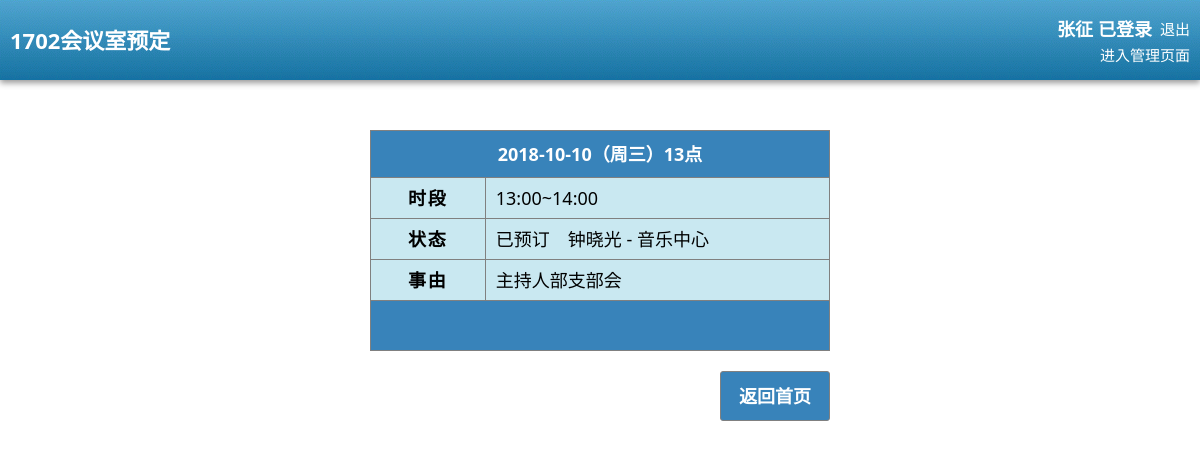
/review.php?wid=1053&daypart=w13 (signed in), run on the app's committed database.
### tables this page shows
CREATE TABLE IF NOT EXISTS `bk_weekform1` (
  `wid` int(11) NOT NULL,
  `wdate` date NOT NULL,
  `wday` varchar(15) NOT NULL,
  `w9` varchar(20) NOT NULL,
  `w10` varchar(20) NOT NULL,
  `w11` varchar(20) NOT NULL,
  `w12` varchar(20) NOT NULL,
  `w13` varchar(20) NOT NULL,
  `w14` varchar(20) NOT NULL,
  `w15` varchar(20) NOT NULL,
  `w16` varchar(20) NOT NULL
);

CREATE TABLE IF NOT EXISTS `bk_detail1` (
  `d_id` int(15) NOT NULL,
  `d_wid` int(15) NOT NULL,
  `d_sid` int(15) NOT NULL,
  `d_date` date NOT NULL,
  `d_day` varchar(10) NOT NULL,
  `d_dp` varchar(10) NOT NULL,
  `d_dpart` int(5) NOT NULL,
  `d_booker` varchar(15) NOT NULL,
  `d_dep` varchar(10) NOT NULL,
  `d_atime` datetime NOT NULL DEFAULT CURRENT_TIMESTAMP,
  `d_detail` text NOT NULL,
  `d_fvalue` int(5) NOT NULL,
  `d_ftext` varchar(10) NOT NULL,
  `d_lvalue` int(5) NOT NULL,
  `d_ltext` varchar(10) NOT NULL,
  `d_cont` varchar(15) NOT NULL
);

### review.php (the view, shortened to what this page needs)
<!doctype html>
<html lang="en">
	<head>
		<link rel="stylesheet" href="styles/ui.css" media="all" />
	</head>
	<body>
		<?php
			echo "<header>";
			echo "<h1>1702会议室预定</h1>";
			echo "<div id='loginfo'>";
			include("conn.php");
			echo "</div>";
			echo "</header>";
			$dparray1=array("w9", "w10", "w11", "w12", "w13", "w14", "w15", "w16");
			$dparray2=array("w9"=>9, "w10"=>10, "w11"=>11, "w12"=>12, "w13"=>13, "w14"=>14, "w15"=>15, "w16"=>16);
			if(!empty($_GET['wid']) && !empty($_GET['daypart']) && in_array($_GET['daypart'], $dparray1)) {
				$wid=$_GET['wid'];
				$dp=$_GET['daypart'];
				$sql="select wdate, wday, ".$_GET['daypart']." as daypart from bk_weekform1 where wid=".$_GET['wid'];
				$rs=mysql_query($sql);
				$row=mysql_fetch_array($rs);
				$day=date("w");
				$offset=!empty($day)?$day-1:6;
				$date_origin=date("Y-m-d", strtotime("-$offset day"));
				$bookdate=$row['wdate'];
				$d1=strtotime($date_origin);
				$d2=strtotime($bookdate);
				$days=intval(($d2-$d1)/3600/24/7)*7;
				$sql_dt="select * from bk_detail1 where d_wid=".$wid." and d_dp='".$dp."' order by d_fvalue";
				$rs_dt=mysql_query($sql_dt);
				$rowcount_dt=mysql_num_rows($rs_dt);
				$rows_dt=array();
				while($row_dt=mysql_fetch_assoc($rs_dt)) $rows_dt[]=$row_dt;
				$wdparr=empty($row['daypart'])? array(0, 0, 0, 0): explode(",", $row['daypart']);
				if($rowcount_dt==1) {
					for($icolor=0; $icolor<4; $icolor++) {
						if($wdparr[$icolor]==0) {
							$color="yellow";
							break;
						} else {
							$color=$rows_dt[0]['d_sid']!=$_COOKIE['sid'] ?"red":"green";
						}
					}
				}
				$m=0;
				if($color=="red") {
					?>
					<div class="nav1"></div>
					<div id="main">
						<table class="book">
							<caption class="info_1702"><?php echo $row['wdate']."（".$row['wday']."）".$dparray2[$dp]."点";?></caption>
							<tr class="row1_1702">
								<td class="col1">时段</td>
								<td class="col2"><?php echo $dparray2[$dp].":00~".($dparray2[$dp]+1).":00";?></td>
							</tr>
							<tr class="row1_1702">
								<td class="col1">状态</td>
								<td class="col2">已预订　<?php echo $rows_dt[$m]['d_booker']." - ".$rows_dt[$m]['d_dep'];?></td>
							</tr>
							<tr class="row1_1702">
								<td class="col1">事由</td>
								<td class="col2"><?php echo $rows_dt[$m]['d_cont'];?></td>
							</tr>
							<tr class="row2_1702">
								<td colspan="2">
								</td>
							</tr>
						</table>
					</div>
					<div class="nav1">
						<div id="innerbtmcenter">
							<a class="a1702" href="index.php?skip=<?php echo $days;?>">返回首页</a>
						</div>
					</div>
					<?php
				}
						?>
					<?php
			}
		?>
	</body>
</html>

### styles/ui.css (style rules this page uses)
* { padding:0;margin:0 }
html,body { font-family:"Microsoft YaHei", "微软雅黑", "Segoe UI", Verdana, Arial, "宋体", Simsun; font-size:12px;overflow-x:auto; width:100%; }
h1,h2,h3,h4,h5,h6 { display:block; }
a { text-decoration:none; }
body { -webkit-text-size-adjust: none; -ms-touch-action: none; -webkit-overflow-scrolling: touch; }
header { width:100%; color:#fff; top:0; left:0; box-shadow: 0 3px 6px #999; background:url(../images/header_bg.gif); position:fixed; height:80px; overflow-x:hidden; overflow-y:hidden; }
header h1 { text-indent:10px; height:80px; line-height:80px; float:left; min-width:300px; font-size:22px; overflow:hidden; }
#loginfo { width:500px; height:80px; line-height:80px; padding:0 10px 0 0; position:absolute; right:0; top:0; overflow:hidden; }
#main { width:100%; float:left; }
.book { width:460px; border:0; border-collapse:collapse; margin:0 auto; margin-top:50px; }
.book th, .book td { border-collapse: collapse; }
.info_1702 { height:40px; line-height:40px; border:solid 1px rgb(128,128,128);border-collapse:collapse; font-size:18px; color:#fff; font-weight:bold; padding:3px 0 3px 0; background:rgb(56, 131, 186); }
.col1 { width:25%; min-width:100px; border:solid 1px rgb(128,128,128); border-top:none; border-collapse:collapse; font-weight:bold; text-align:center; letter-spacing:2px; }
.col2 { min-width:200px; border:solid 1px rgb(128,128,128); border-top:none; border-collapse:collapse; text-align:left; padding-left:10px; }
.row1_1702 { height:40px; line-height:40px; font-size:18px; border:solid 1px rgb(128,128,128);border-collapse:collapse; border-top:none; background:rgb(201,232,241); }
.row2_1702 { height:50px; line-height:50px; border:solid 1px rgb(128,128,128); background:rgb(56, 131, 186); border-collapse:collapse; border-top:none; text-align:center; font-size:15px; color:#fff; }
.nav1 { width:100%; height:80px; clear:both; float:left; }
#innerbtmcenter { width:460px; height:80px; margin:0 auto; }
#innerbtmcenter .a1702 { width:100px; text-align:center; display:block; border-radius:3px; background-color:rgb(56,131,186); color:#fff; padding:4px 4px; font-size:18px; line-height:40px; height:40px; border: solid 1px rgb(128,128,128); float:right; margin-top:20px; margin-left:20px; font-weight:bold; }

### data on the page
bk_weekform1: wdate "2018-10-10", wday "周三"
bk_detail1: d_booker "钟晓光", d_dep "音乐中心", d_cont "主持人部支部会"

### other printed values
$_COOKIE['name'] "张征"
$dparray2[$dp] "13"
$dparray2[$dp]+1 "14"
